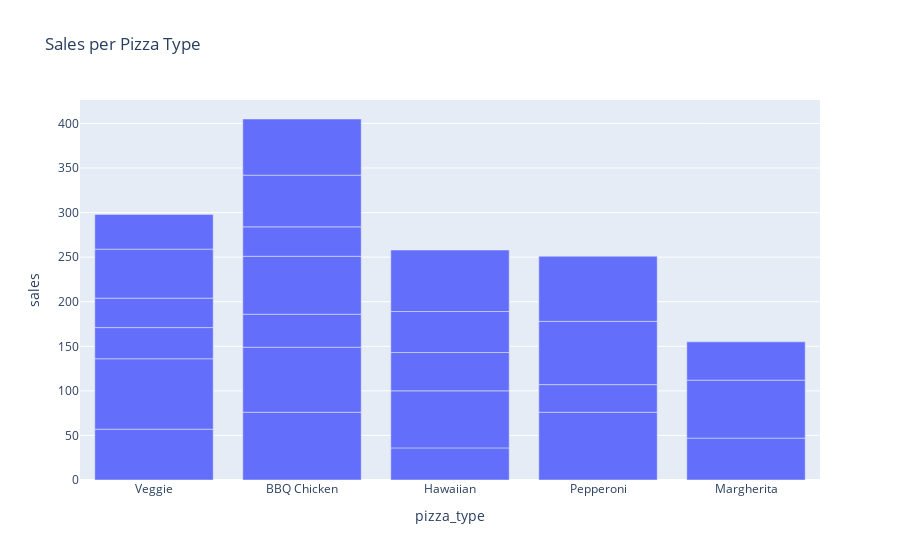

Notebook code cell kept with this figure:
### Markdown cell above
## 📊 Bar Plot

### Code cell
px.bar(df, x='pizza_type', y='sales', title='Sales per Pizza Type').show()

### Figure 1 — Plotly figure (JSON) as saved in the notebook; plotly's stock layout.template omitted (floating-point values rounded to 4 significant figures)
{"data": [{"hovertemplate": "pizza_type=%{x}<br>sales=%{y}<extra></extra>", "legendgroup": "", "marker": {"color": "#636efa", "pattern": {"shape": ""}}, "name": "", "orientation": "v", "showlegend": false, "textposition": "auto", "type": "bar", "x": ["Veggie", "BBQ Chicken", "Hawaiian", "BBQ Chicken", "BBQ Chicken", "Pepperoni", "Hawaiian", "Hawaiian", "Hawaiian", "BBQ Chicken", "Veggie", "Hawaiian", "BBQ Chicken", "Pepperoni", "Veggie", "Pepperoni", "Veggie", "BBQ Chicken", "Margherita", "Veggie", "Pepperoni", "BBQ Chicken", "Veggie", "Margherita", "Margherita"], "xaxis": "x", "y": [57, 76, 36, 73, 37, 76, 64, 43, 46, 65, 79, 69, 33, 31, 35, 71, 33, 58, 47, 55, 73, 63, 39, 65, 43], "yaxis": "y"}], "layout": {"barmode": "relative", "legend": {"tracegroupgap": 0}, "title": {"text": "Sales per Pizza Type"}, "xaxis": {"anchor": "y", "domain": [0, 1], "title": {"text": "pizza_type"}}, "yaxis": {"anchor": "x", "domain": [0, 1], "title": {"text": "sales"}}}}
